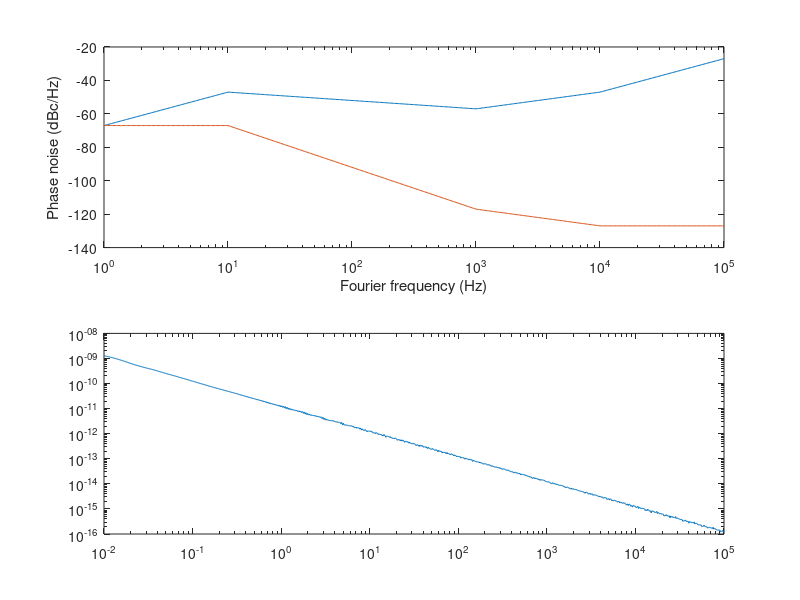

Reproduce this figure in MATLAB.
fc=1e7;
N=100;
fF=  [1    10  100 1000 10000 1e5] %  1e6  1e7];
SdBc=[-70 -70  -95 -120 -130 -130] % -130 -130]

SdBcint=[];
fFint=[];
for k=1:length(SdBc)-1
   SdBcint=[SdBcint SdBc(k)+(SdBc(k+1)-SdBc(k))/(fF(k+1)-fF(k))*(linspace((fF(k)),(fF(k+1)),N)-fF(k))];
   fFint=[fFint logspace(log10(fF(k)),log10(fF(k+1)),N)];
end

subplot(211)
SdBrad=SdBcint+3;   % dBc/Hz -> dBrad^2/Hz
Sy=(10.^(SdBrad/10)).*(fFint.^2);
semilogx(fFint,10*log10(Sy))
hold on
semilogx(fFint,(SdBrad))
xlabel('Fourier frequency (Hz)')
ylabel('Phase noise (dBc/Hz)')
subplot(212)
m=1
for tau=logspace(-2,5,1024)
  avar(m)=2*sum(Sy(1:end-1).*(fFint(2:end)-fFint(1:end-1)).*sin(4*pi*tau*fFint(1:end-1)).^4./(4*pi*tau*fFint(1:end-1)).^2);
  m=m+1;
end
adev=sqrt(avar);
loglog(logspace(-2,5,1024),adev/fc)
